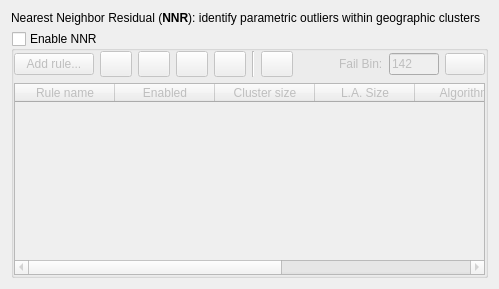
         <widget class="QWidget" name="tabNNR">
          <attribute name="title">
           <string>NNR</string>
          </attribute>
          <layout class="QGridLayout" name="gridLayout_28">
           <item row="0" column="0">
            <widget class="QLabel" name="textLabel2_2_2_2_2_2_4_2_2_7">
             <property name="maximumSize">
              <size>
               <width>32767</width>
               <height>32767</height>
              </size>
             </property>
             <property name="text">
              <string>Nearest Neighbor Residual (&lt;b&gt;NNR&lt;/b&gt;): identify parametric outliers within geographic clusters</string>
             </property>
             <property name="textFormat">
              <enum>Qt::RichText</enum>
             </property>
             <property name="alignment">
              <set>Qt::AlignVCenter</set>
             </property>
             <property name="wordWrap">
              <bool>true</bool>
             </property>
            </widget>
           </item>
           <item row="1" column="0">
            <widget class="QGroupBox" name="groupBoxNNR">
             <property name="toolTip">
              <string/>
             </property>
             <property name="title">
              <string>Enable NNR</string>
             </property>
             <property name="checkable">
              <bool>true</bool>
             </property>
             <property name="checked">
              <bool>false</bool>
             </property>
             <layout class="QVBoxLayout" name="verticalLayout_10">
              <property name="leftMargin">
               <number>0</number>
              </property>
              <property name="topMargin">
               <number>0</number>
              </property>
              <property name="rightMargin">
               <number>0</number>
              </property>
              <property name="bottomMargin">
               <number>0</number>
              </property>
              <item>
               <layout class="QHBoxLayout" name="horizontalLayout_12">
                <item>
                 <widget class="QPushButton" name="pushButtonAddNNR_Rule">
                  <property name="text">
                   <string>Add rule...</string>
                  </property>
                 </widget>
                </item>
                <item>
                 <widget class="QPushButton" name="pushButtonEditNNR_Rule">
                  <property name="sizePolicy">
                   <sizepolicy hsizetype="Fixed" vsizetype="Fixed">
                    <horstretch>0</horstretch>
                    <verstretch>0</verstretch>
                   </sizepolicy>
                  </property>
                  <property name="minimumSize">
                   <size>
                    <width>32</width>
                    <height>26</height>
                   </size>
                  </property>
                  <property name="maximumSize">
                   <size>
                    <width>32</width>
                    <height>26</height>
                   </size>
                  </property>
                  <property name="focusPolicy">
                   <enum>Qt::NoFocus</enum>
                  </property>
                  <property name="toolTip">
                   <string>Properties: Edit/Review select rule...</string>
                  </property>
                  <property name="text">
                   <string/>
                  </property>
                  <property name="icon">
                   <iconset resource="gex.qrc">
                    <normaloff>:/gex/icons/properties.png</normaloff>:/gex/icons/properties.png</iconset>
                  </property>
                  <property name="iconSize">
                   <size>
                    <width>32</width>
                    <height>32</height>
                   </size>
                  </property>
                 </widget>
                </item>
                <item>
                 <widget class="QPushButton" name="pushButtonDuplicateNNR_Rule">
                  <property name="sizePolicy">
                   <sizepolicy hsizetype="Fixed" vsizetype="Fixed">
                    <horstretch>0</horstretch>
                    <verstretch>0</verstretch>
                   </sizepolicy>
                  </property>
                  <property name="minimumSize">
                   <size>
                    <width>32</width>
                    <height>26</height>
                   </size>
                  </property>
                  <property name="maximumSize">
                   <size>
                    <width>32</width>
                    <height>26</height>
                   </size>
                  </property>
                  <property name="sizeIncrement">
                   <size>
                    <width>32</width>
                    <height>26</height>
                   </size>
                  </property>
                  <property name="toolTip">
                   <string>Duplicate selected rule...</string>
                  </property>
                  <property name="text">
                   <string/>
                  </property>
                  <property name="icon">
                   <iconset resource="gex.qrc">
                    <normaloff>:/gex/icons/copy.png</normaloff>:/gex/icons/copy.png</iconset>
                  </property>
                  <property name="iconSize">
                   <size>
                    <width>32</width>
                    <height>32</height>
                   </size>
                  </property>
                 </widget>
                </item>
                <item>
                 <widget class="QPushButton" name="pushButtonUpNNR_Rule">
                  <property name="sizePolicy">
                   <sizepolicy hsizetype="Fixed" vsizetype="Fixed">
                    <horstretch>0</horstretch>
                    <verstretch>0</verstretch>
                   </sizepolicy>
                  </property>
                  <property name="minimumSize">
                   <size>
                    <width>32</width>
                    <height>26</height>
                   </size>
                  </property>
                  <property name="maximumSize">
                   <size>
                    <width>32</width>
                    <height>26</height>
                   </size>
                  </property>
                  <property name="toolTip">
                   <string>Move selection Up (Reorder)</string>
                  </property>
                  <property name="text">
                   <string/>
                  </property>
                  <property name="icon">
                   <iconset resource="gex.qrc">
                    <normaloff>:/gex/icons/arrow_up.png</normaloff>:/gex/icons/arrow_up.png</iconset>
                  </property>
                  <property name="iconSize">
                   <size>
                    <width>32</width>
                    <height>32</height>
                   </size>
                  </property>
                 </widget>
                </item>
                <item>
                 <widget class="QPushButton" name="pushButtonDownNNR_Rule">
                  <property name="sizePolicy">
                   <sizepolicy hsizetype="Fixed" vsizetype="Fixed">
                    <horstretch>0</horstretch>
                    <verstretch>0</verstretch>
                   </sizepolicy>
                  </property>
                  <property name="minimumSize">
                   <size>
                    <width>32</width>
                    <height>26</height>
                   </size>
                  </property>
                  <property name="maximumSize">
                   <size>
                    <width>32</width>
                    <height>26</height>
                   </size>
                  </property>
                  <property name="toolTip">
                   <string>Move selection Down (Reorder)</string>
                  </property>
                  <property name="text">
                   <string/>
                  </property>
                  <property name="icon">
                   <iconset resource="gex.qrc">
                    <normaloff>:/gex/icons/arrow_down.png</normaloff>:/gex/icons/arrow_down.png</iconset>
                  </property>
                  <property name="iconSize">
                   <size>
                    <width>32</width>
                    <height>32</height>
                   </size>
                  </property>
                 </widget>
                </item>
                <item>
                 <widget class="Line" name="Line2_3">
                  <property name="frameShape">
                   <enum>QFrame::VLine</enum>
                  </property>
                  <property name="frameShadow">
                   <enum>QFrame::Sunken</enum>
                  </property>
                 </widget>
                </item>
                <item>
                 <widget class="QPushButton" name="pushButtonRemoveNNR_Rule">
                  <property name="sizePolicy">
                   <sizepolicy hsizetype="Fixed" vsizetype="Fixed">
                    <horstretch>0</horstretch>
                    <verstretch>0</verstretch>
                   </sizepolicy>
                  </property>
                  <property name="minimumSize">
                   <size>
                    <width>32</width>
                    <height>26</height>
                   </size>
                  </property>
                  <property name="maximumSize">
                   <size>
                    <width>32</width>
                    <height>26</height>
                   </size>
                  </property>
                  <property name="toolTip">
                   <string>Remove selected rule...</string>
                  </property>
                  <property name="text">
                   <string/>
                  </property>
                  <property name="icon">
                   <iconset resource="gex.qrc">
                    <normaloff>:/gex/icons/file_remove.png</normaloff>:/gex/icons/file_remove.png</iconset>
                  </property>
                  <property name="iconSize">
                   <size>
                    <width>32</width>
                    <height>32</height>
                   </size>
                  </property>
                 </widget>
                </item>
                <item>
                 <spacer name="horizontalSpacer_19">
                  <property name="orientation">
                   <enum>Qt::Horizontal</enum>
                  </property>
                  <property name="sizeHint" stdset="0">
                   <size>
                    <width>40</width>
                    <height>20</height>
                   </size>
                  </property>
                 </spacer>
                </item>
                <item>
                 <widget class="QLabel" name="textLabel2_2_2_2_8">
                  <property name="maximumSize">
                   <size>
                    <width>32767</width>
                    <height>32767</height>
                   </size>
                  </property>
                  <property name="text">
                   <string>Fail Bin:</string>
                  </property>
                  <property name="alignment">
                   <set>Qt::AlignVCenter</set>
                  </property>
                  <property name="wordWrap">
                   <bool>false</bool>
                  </property>
                 </widget>
                </item>
                <item>
                 <widget class="QLineEdit" name="lineEditNNR_Bin">
                  <property name="maximumSize">
                   <size>
                    <width>50</width>
                    <height>16777215</height>
                   </size>
                  </property>
                  <property name="toolTip">
                   <string>Defines the default Bin to issue for a Good die NNR outlier (hard bin &amp; soft bin)</string>
                  </property>
                  <property name="text">
                   <string>142</string>
                  </property>
                 </widget>
                </item>
                <item>
                 <widget class="GColorPushButton" name="pushButtonNNR_Color">
                  <property name="maximumSize">
                   <size>
                    <width>50</width>
                    <height>16777215</height>
                   </size>
                  </property>
                  <property name="toolTip">
                   <string>Define the Bin color assigned to Good dies NNR outlier</string>
                  </property>
                  <property name="text">
                   <string/>
                  </property>
                  <property name="autoDefault">
                   <bool>false</bool>
                  </property>
                 </widget>
                </item>
               </layout>
              </item>
              <item>
               <widget class="QTableWidget" name="tableWidgetNNR_Rules">
                <property name="toolTip">
                 <string>NNR rules</string>
                </property>
                <property name="selectionMode">
                 <enum>QAbstractItemView::SingleSelection</enum>
                </property>
                <column>
                 <property name="text">
                  <string>Rule name</string>
                 </property>
                </column>
                <column>
                 <property name="text">
                  <string>Enabled</string>
                 </property>
                </column>
                <column>
                 <property name="text">
                  <string>Cluster size</string>
                 </property>
                </column>
                <column>
                 <property name="text">
                  <string>L.A. Size</string>
                 </property>
                </column>
                <column>
                 <property name="text">
                  <string>Algorithm</string>
                 </property>
                </column>
                <column>
                 <property name="text">
                  <string>N</string>
                 </property>
                </column>
                <column>
                 <property name="text">
                  <string>Fail Bin</string>
                 </property>
                </column>
               </widget>
              </item>
             </layout>
            </widget>
           </item>
          </layout>
         </widget>
